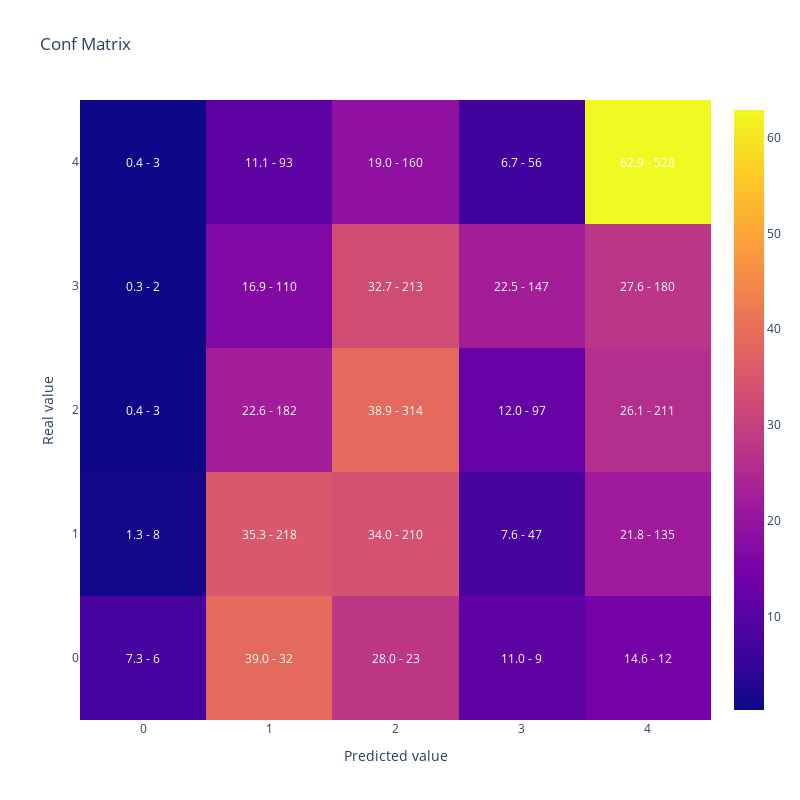

The code cell stored with this chart in its notebook:
### Code cell
#Vamos a replicar el resultado de la optimizacion reentrenando el modelo con el mejor conjunto de hiperparametros
#Generamos parametros incluyendo los fijos y la mejor solución que encontro optuna
lgb_params =  {      
                        'objective': 'multiclass',
                        'verbosity':-1,
                        'num_class': len(y_train.unique())} | study.best_params

lgb_train_dataset = lgb.Dataset(data=X_train,
                                label=y_train)


#Entreno
lgb_model = lgb.train(lgb_params,
                    lgb_train_dataset)

#Muestro matriz de confusion y kappa
display(plot_confusion_matrix(y_test,lgb_model.predict(X_test).argmax(axis=1)))

cohen_kappa_score(y_test,lgb_model.predict(X_test).argmax(axis=1),
                             weights = 'quadratic')

### Figure 1 — Plotly figure (JSON) as saved in the notebook; plotly's stock layout.template omitted (floating-point values rounded to 4 significant figures)
{"data": [{"type": "heatmap", "x": [0, 1, 2, 3, 4], "y": [0, 1, 2, 3, 4], "z": [[7.317, 39.02, 28.05, 10.98, 14.63], [1.294, 35.28, 33.98, 7.605, 21.84], [0.3717, 22.55, 38.91, 12.02, 26.15], [0.3067, 16.87, 32.67, 22.55, 27.61], [0.3571, 11.07, 19.05, 6.667, 62.86]]}], "layout": {"annotations": [{"font": {"color": "white"}, "showarrow": false, "text": "7.3 - 6", "x": 0, "xref": "x", "y": 0, "yref": "y"}, {"font": {"color": "white"}, "showarrow": false, "text": "39.0 - 32", "x": 1, "xref": "x", "y": 0, "yref": "y"}, {"font": {"color": "white"}, "showarrow": false, "text": "28.0 - 23", "x": 2, "xref": "x", "y": 0, "yref": "y"}, {"font": {"color": "white"}, "showarrow": false, "text": "11.0 - 9", "x": 3, "xref": "x", "y": 0, "yref": "y"}, {"font": {"color": "white"}, "showarrow": false, "text": "14.6 - 12", "x": 4, "xref": "x", "y": 0, "yref": "y"}, {"font": {"color": "white"}, "showarrow": false, "text": "1.3 - 8", "x": 0, "xref": "x", "y": 1, "yref": "y"}, {"font": {"color": "white"}, "showarrow": false, "text": "35.3 - 218", "x": 1, "xref": "x", "y": 1, "yref": "y"}, {"font": {"color": "white"}, "showarrow": false, "text": "34.0 - 210", "x": 2, "xref": "x", "y": 1, "yref": "y"}, {"font": {"color": "white"}, "showarrow": false, "text": "7.6 - 47", "x": 3, "xref": "x", "y": 1, "yref": "y"}, {"font": {"color": "white"}, "showarrow": false, "text": "21.8 - 135", "x": 4, "xref": "x", "y": 1, "yref": "y"}, {"font": {"color": "white"}, "showarrow": false, "text": "0.4 - 3", "x": 0, "xref": "x", "y": 2, "yref": "y"}, {"font": {"color": "white"}, "showarrow": false, "text": "22.6 - 182", "x": 1, "xref": "x", "y": 2, "yref": "y"}, {"font": {"color": "white"}, "showarrow": false, "text": "38.9 - 314", "x": 2, "xref": "x", "y": 2, "yref": "y"}, {"font": {"color": "white"}, "showarrow": false, "text": "12.0 - 97", "x": 3, "xref": "x", "y": 2, "yref": "y"}, {"font": {"color": "white"}, "showarrow": false, "text": "26.1 - 211", "x": 4, "xref": "x", "y": 2, "yref": "y"}, {"font": {"color": "white"}, "showarrow": false, "text": "0.3 - 2", "x": 0, "xref": "x", "y": 3, "yref": "y"}, {"font": {"color": "white"}, "showarrow": false, "text": "16.9 - 110", "x": 1, "xref": "x", "y": 3, "yref": "y"}, {"font": {"color": "white"}, "showarrow": false, "text": "32.7 - 213", "x": 2, "xref": "x", "y": 3, "yref": "y"}, {"font": {"color": "white"}, "showarrow": false, "text": "22.5 - 147", "x": 3, "xref": "x", "y": 3, "yref": "y"}, {"font": {"color": "white"}, "showarrow": false, "text": "27.6 - 180", "x": 4, "xref": "x", "y": 3, "yref": "y"}, {"font": {"color": "white"}, "showarrow": false, "text": "0.4 - 3", "x": 0, "xref": "x", "y": 4, "yref": "y"}, {"font": {"color": "white"}, "showarrow": false, "text": "11.1 - 93", "x": 1, "xref": "x", "y": 4, "yref": "y"}, {"font": {"color": "white"}, "showarrow": false, "text": "19.0 - 160", "x": 2, "xref": "x", "y": 4, "yref": "y"}, {"font": {"color": "white"}, "showarrow": false, "text": "6.7 - 56", "x": 3, "xref": "x", "y": 4, "yref": "y"}, {"font": {"color": "white"}, "showarrow": false, "text": "62.9 - 528", "x": 4, "xref": "x", "y": 4, "yref": "y"}], "height": 800, "title": {"text": "Conf Matrix"}, "width": 800, "xaxis": {"title": {"text": "Predicted value"}}, "yaxis": {"title": {"text": "Real value"}}}}
